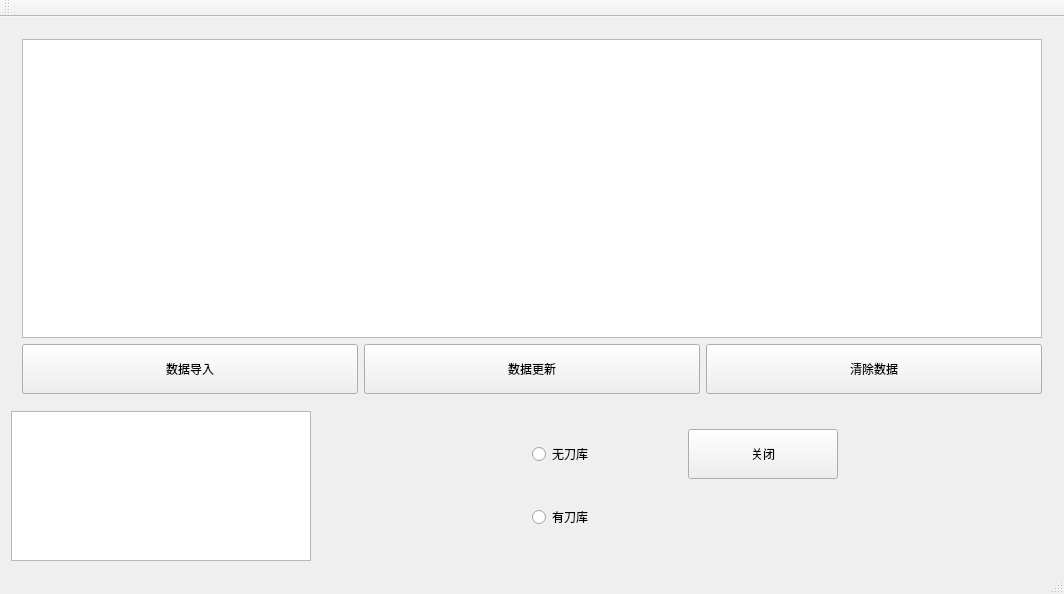
<?xml version="1.0" encoding="UTF-8"?>
<ui version="4.0">
 <class>Read_HtmlClass</class>
 <widget class="QMainWindow" name="Read_HtmlClass">
  <property name="geometry">
   <rect>
    <x>0</x>
    <y>0</y>
    <width>1064</width>
    <height>594</height>
   </rect>
  </property>
  <property name="windowTitle">
   <string>Read_Html</string>
  </property>
  <widget class="QWidget" name="centralWidget">
   <layout class="QGridLayout" name="gridLayout_3">
    <item row="0" column="0" colspan="2">
     <widget class="QWidget" name="widget_2" native="true">
      <layout class="QGridLayout" name="gridLayout_2">
       <item row="0" column="0" colspan="3">
        <widget class="QTableWidget" name="table_header">
         <property name="minimumSize">
          <size>
           <width>1020</width>
           <height>200</height>
          </size>
         </property>
         <property name="maximumSize">
          <size>
           <width>16777215</width>
           <height>16777215</height>
          </size>
         </property>
        </widget>
       </item>
       <item row="1" column="2">
        <widget class="QPushButton" name="pushButton_5">
         <property name="minimumSize">
          <size>
           <width>150</width>
           <height>50</height>
          </size>
         </property>
         <property name="text">
          <string>清除数据</string>
         </property>
        </widget>
       </item>
       <item row="1" column="1">
        <widget class="QPushButton" name="pushButton_2">
         <property name="minimumSize">
          <size>
           <width>150</width>
           <height>50</height>
          </size>
         </property>
         <property name="text">
          <string>数据更新</string>
         </property>
        </widget>
       </item>
       <item row="1" column="0">
        <widget class="QPushButton" name="pushButton">
         <property name="minimumSize">
          <size>
           <width>150</width>
           <height>50</height>
          </size>
         </property>
         <property name="text">
          <string>数据导入</string>
         </property>
        </widget>
       </item>
      </layout>
     </widget>
    </item>
    <item row="2" column="0">
     <widget class="QTextEdit" name="textEdit">
      <property name="minimumSize">
       <size>
        <width>250</width>
        <height>100</height>
       </size>
      </property>
      <property name="maximumSize">
       <size>
        <width>300</width>
        <height>150</height>
       </size>
      </property>
     </widget>
    </item>
    <item row="2" column="1">
     <widget class="QWidget" name="widget" native="true">
      <layout class="QGridLayout" name="gridLayout">
       <item row="2" column="1">
        <spacer name="horizontalSpacer">
         <property name="orientation">
          <enum>Qt::Horizontal</enum>
         </property>
         <property name="sizeHint" stdset="0">
          <size>
           <width>40</width>
           <height>20</height>
          </size>
         </property>
        </spacer>
       </item>
       <item row="4" column="2">
        <widget class="QRadioButton" name="radioButton_2">
         <property name="minimumSize">
          <size>
           <width>150</width>
           <height>50</height>
          </size>
         </property>
         <property name="text">
          <string>有刀库</string>
         </property>
        </widget>
       </item>
       <item row="2" column="4">
        <spacer name="horizontalSpacer_2">
         <property name="orientation">
          <enum>Qt::Horizontal</enum>
         </property>
         <property name="sizeHint" stdset="0">
          <size>
           <width>40</width>
           <height>20</height>
          </size>
         </property>
        </spacer>
       </item>
       <item row="2" column="2">
        <widget class="QRadioButton" name="radioButton">
         <property name="minimumSize">
          <size>
           <width>150</width>
           <height>50</height>
          </size>
         </property>
         <property name="text">
          <string>无刀库</string>
         </property>
        </widget>
       </item>
       <item row="2" column="3">
        <widget class="QPushButton" name="pushButton_4">
         <property name="minimumSize">
          <size>
           <width>150</width>
           <height>50</height>
          </size>
         </property>
         <property name="text">
          <string>关闭</string>
         </property>
        </widget>
       </item>
      </layout>
     </widget>
    </item>
   </layout>
  </widget>
  <widget class="QMenuBar" name="menuBar">
   <property name="geometry">
    <rect>
     <x>0</x>
     <y>0</y>
     <width>1064</width>
     <height>26</height>
    </rect>
   </property>
  </widget>
  <widget class="QToolBar" name="mainToolBar">
   <attribute name="toolBarArea">
    <enum>TopToolBarArea</enum>
   </attribute>
   <attribute name="toolBarBreak">
    <bool>false</bool>
   </attribute>
  </widget>
  <widget class="QStatusBar" name="statusBar"/>
 </widget>
 <layoutdefault spacing="6" margin="11"/>
 <resources>
  <include location="Read_Html.qrc"/>
 </resources>
 <connections/>
</ui>
